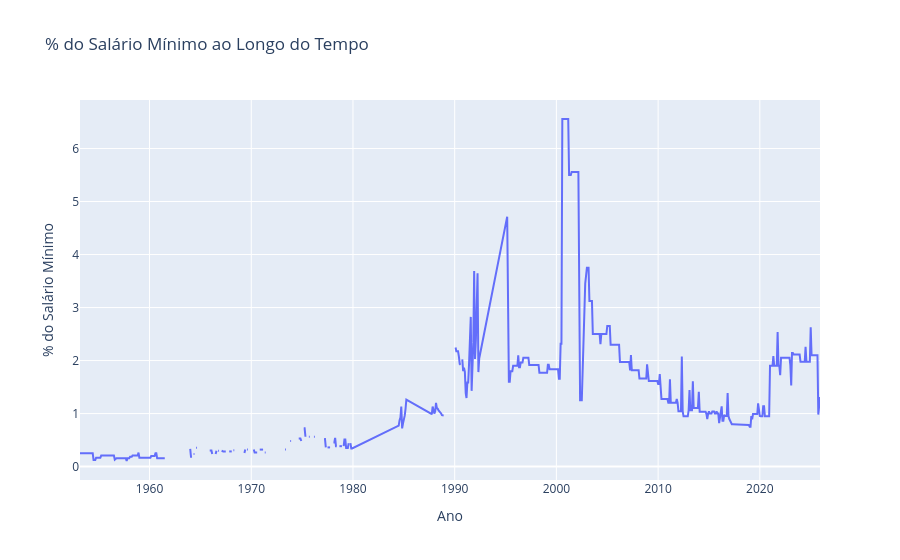

Notebook source saved alongside this figure:
### Code cell
import plotly.express as px

fig = px.line(
    data,
    x="data",
    y="%_sal_min",
    title="% do Salário Mínimo ao Longo do Tempo"
)

fig.update_layout(
    xaxis_title="Ano",
    yaxis_title="% do Salário Mínimo"
)

fig.show()

### Figure 1 — Plotly figure (JSON) as saved in the notebook; plotly's stock layout.template omitted (floating-point values rounded to 4 significant figures; data arrays with more than 128 entries replaced by an {"elided": "..."} marker saying what was removed)
{"data": [{"hovertemplate": "data=%{x}<br>%_sal_min=%{y}<extra></extra>", "legendgroup": "", "line": {"color": "#636efa", "dash": "solid"}, "marker": {"symbol": "circle"}, "mode": "lines", "name": "", "orientation": "v", "showlegend": false, "type": "scatter", "x": {"elided": "754 str values"}, "xaxis": "x", "y": {"elided": "754 float values"}, "yaxis": "y"}], "layout": {"legend": {"tracegroupgap": 0}, "title": {"text": "% do Salário Mínimo ao Longo do Tempo"}, "xaxis": {"anchor": "y", "domain": [0, 1], "title": {"text": "Ano"}}, "yaxis": {"anchor": "x", "domain": [0, 1], "title": {"text": "% do Salário Mínimo"}}}}
